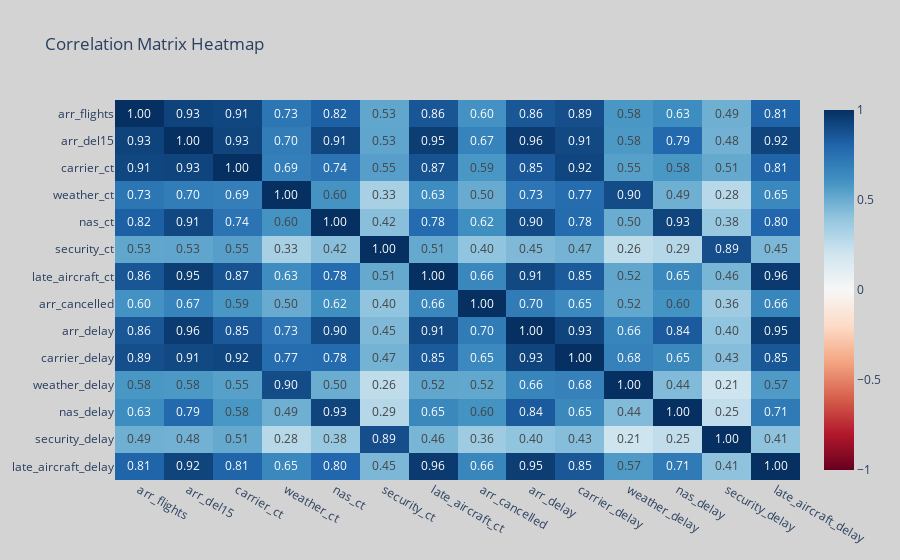

Write notebook code for a chart like this one.
### Code cell
# -----------------------------------------------
# Correlation matrix and heatmap visualization
# -----------------------------------------------

# ----- Select numeric columns ----- 
numeric_cols = df_clean.select_dtypes(include='number')


# ----- Compute correlation ----- 
correlation_matrix = numeric_cols.corr()


#  -----Filter strong correlations (0.7 < abs(corr) < 1) ----- 
abs_corr = correlation_matrix.abs()
top_cols = abs_corr[(abs_corr > 0.7) & (abs_corr < 1.0)] \
    .dropna(axis=0, how='all') \
    .dropna(axis=1, how='all') \
    .columns
filtered_corr = numeric_cols[top_cols].corr() if len(top_cols) > 0 else correlation_matrix


# ----- Plotly heatmap ----- 
fig = px.imshow(
    filtered_corr,
    text_auto=".2f",
    color_continuous_scale="RdBu",
    zmin=-1,
    zmax=1,
    aspect="auto",
    title="Correlation Matrix Heatmap"
)

fig.update_layout(
    plot_bgcolor="white",
    paper_bgcolor="lightgray"
)

fig.show()

### Figure 1 — Plotly figure (JSON) as saved in the notebook; plotly's stock layout.template omitted (floating-point values rounded to 4 significant figures; data arrays with more than 128 entries replaced by an {"elided": "..."} marker saying what was removed)
{"data": [{"coloraxis": "coloraxis", "hovertemplate": "x: %{x}<br>y: %{y}<br>color: %{z}<extra></extra>", "name": "0", "texttemplate": "%{z:.2f}", "type": "heatmap", "x": ["arr_flights", "arr_del15", "carrier_ct", "weather_ct", "nas_ct", "security_ct", "late_aircraft_ct", "arr_cancelled", "arr_delay", "carrier_delay", "weather_delay", "nas_delay", "security_delay", "late_aircraft_delay"], "xaxis": "x", "y": ["arr_flights", "arr_del15", "carrier_ct", "weather_ct", "nas_ct", "security_ct", "late_aircraft_ct", "arr_cancelled", "arr_delay", "carrier_delay", "weather_delay", "nas_delay", "security_delay", "late_aircraft_delay"], "yaxis": "y", "z": {"elided": "14x14 float values"}}], "layout": {"coloraxis": {"cmax": 1, "cmin": -1, "colorscale": [[0, "rgb(103,0,31)"], [0.1, "rgb(178,24,43)"], [0.2, "rgb(214,96,77)"], [0.3, "rgb(244,165,130)"], [0.4, "rgb(253,219,199)"], [0.5, "rgb(247,247,247)"], [0.6, "rgb(209,229,240)"], [0.7, "rgb(146,197,222)"], [0.8, "rgb(67,147,195)"], [0.9, "rgb(33,102,172)"], [1, "rgb(5,48,97)"]]}, "paper_bgcolor": "lightgray", "plot_bgcolor": "white", "title": {"text": "Correlation Matrix Heatmap"}, "xaxis": {"anchor": "y", "domain": [0, 1]}, "yaxis": {"anchor": "x", "autorange": "reversed", "domain": [0, 1]}}}
